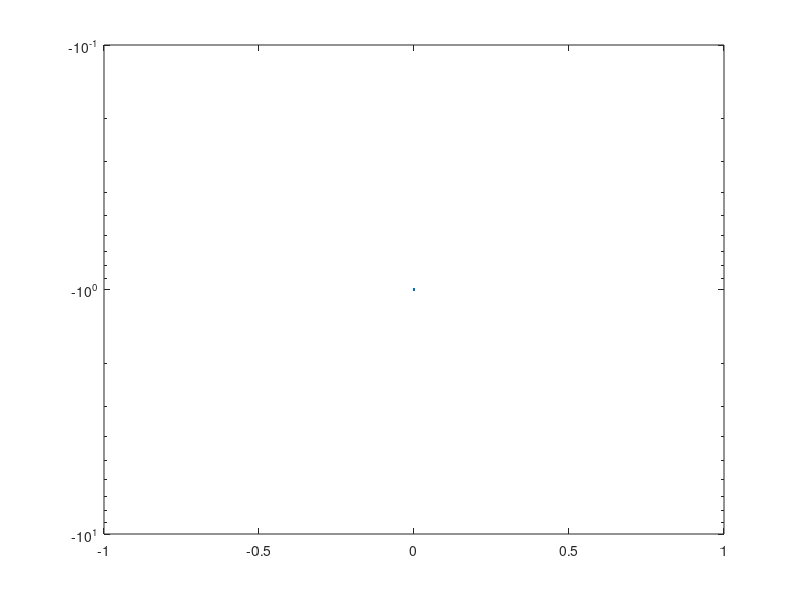

Write MATLAB code to recreate this figure. (Note: this script raises an error after producing the figure.)
%%%%
%%%% ELEN 431 Homework #5 Problem 2 (Colored noise)
%%%%
clear;
iter = input('number of iterations = ');
num = input('number of experiments/runs = ');
mu = input('adaptive step size = ');
xpower = 1.0;
npower = 0.0001;
M = 8;
%%
%% Initialize the weight matrix
%%
w = zeros(M,1);
y = zeros(iter,1);
e = zeros(iter,1);
G=[1 0 -0.9375 0 0.3281 0 0.0244];
B=[0.8 -0.31 -0.45 -0.8 0.25 0.55 0.1 0.9]';
A=[1];
WM = [];
JM = [];
%%
%%	Start the system identification algorithm here
%%
for j = 1:num;
%%
%%	Generate input signal x
%%
x1 = sqrt(xpower) * randn(iter+2*M, 1);
n = sqrt(npower) * randn(iter, 1);
%%
%%	Find the desired input, d
%%
x = filter(G,A,x1);
g = filter(B,A,x);
g = g(M:iter+M-1, 1);
d = g + n;
	for n = 1:(iter-M+1)
		u = x(n+M-1:-1:n,1);
		y(n,1) = w' * u;
		e(n,1) = d(n,1) - y(n,1);
		J(n,1) = e(n,1) * conj(e(n,1));
		w = w + mu * u * e(n,1);
	end
	WM = [WM w];
	JM = [JM J];
end   %%  of j loop for num
W = mean(WM');
[B  W'  W'-B]
Y = mean(JM');
tstr='ELEN 431 Homework #5 Prob. 2 (COLORED Noise Experiment)';
ystr=['Mean Square Error over ',num2str(num),' runs'];
xstr='Iterations';
%%
semilogy(Y)
text(0.65,0.90,['step size = ',num2str(mu)],'sc');
text(0.65,0.86,['Final weights'],'sc');
for i = 1:M
   text(0.7,(0.85-i*0.03),['w',num2str(i),' : ',num2str(w(i))],'sc')
end
title(tstr)
xlabel(xstr)
ylabel(ystr)
grid
%%print hw5_p2
save hw5_p2.mat;
